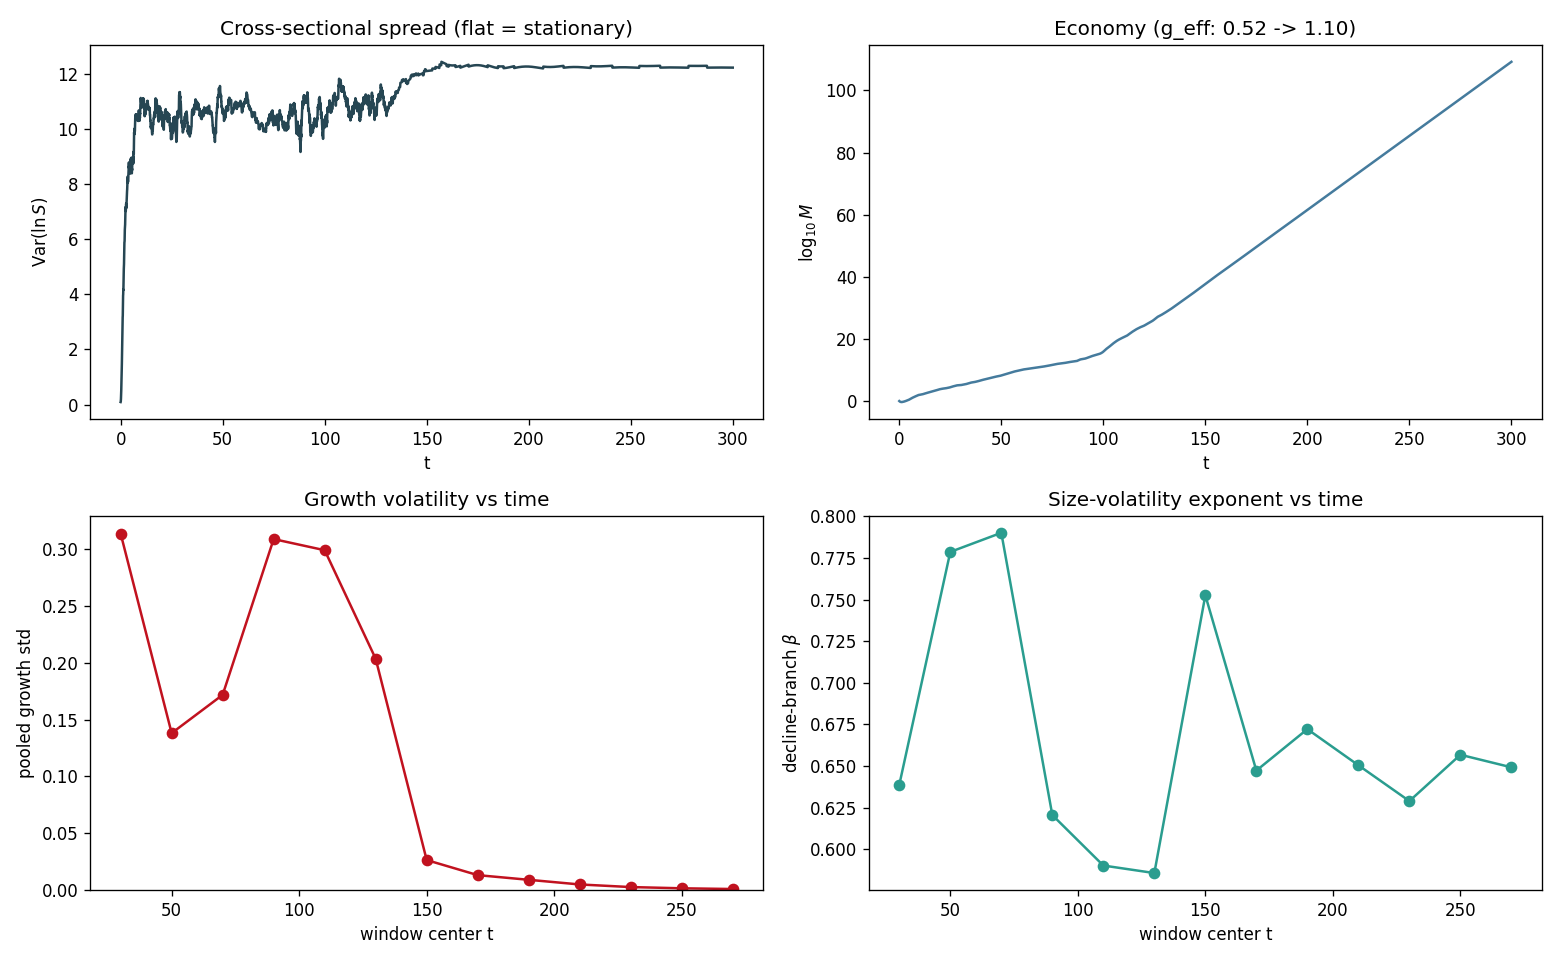

Write the Python code that produced this figure.
"""Long-time run to locate the TRUE burn-in and test genuine stationarity (a short window can make
slow relaxation look stationary). Integrate to t=300 and track, across 20-unit windows:
  - cross-sectional Var(ln S) and pooled growth std  (flat = stationary, drifting = still relaxing)
  - the decline-branch beta + R^2                     (does the size-volatility law stabilise, and where)
  - ln M(t) linearity                                 (is g_eff a true constant -> steady exponential growth)
"""
import sys, os
sys.path.insert(0, os.path.dirname(__file__))
import numpy as np
import matplotlib
matplotlib.use("Agg")
import matplotlib.pyplot as plt
from explore import integrate

MU, SIGMA, LAM = 2.0, 2.0, 1e-3
S, TMAX, DT = 600, 300.0, 6000
SEED = 2024


def decline_beta(W, t, t0, t1, dt=0.5):
    N = W.shape[0]
    surv = np.where(W[:, (t >= t0) & (t <= t1)].min(1) > 1e-6)[0]
    if surv.size < 50:
        return np.nan, np.nan, np.nan, surv.size
    tg = np.arange(t0, t1 + 1e-9, dt)
    lnS = np.array([np.interp(tg, t, np.log(np.maximum(N * W[i], 1e-12))) for i in surv])
    g = np.diff(lnS, axis=1)
    Sbar = np.exp(lnS).mean(1)
    vol = np.sqrt(np.pi / 2) * np.abs(g - g.mean(1, keepdims=True)).mean(1)
    live = (vol > 0) & np.isfinite(vol)
    Sbar, vol, gstd = Sbar[live], vol[live], g[live].ravel().std()
    o = np.argsort(Sbar); P = np.array_split(np.arange(o.size), 18)
    bx = np.array([Sbar[o][p].mean() for p in P]); by = np.array([np.median(vol[o][p]) for p in P])
    m = (bx > 0) & (by > 0); bx, by = bx[m], by[m]
    pk = int(np.argmax(by))
    if by.size - pk < 4:
        return np.nan, np.nan, gstd, surv.size
    x, y = np.log10(bx[pk:]), np.log10(by[pk:])
    c = np.polyfit(x, y, 1); r2 = 1 - np.sum((y - np.polyval(c, x)) ** 2) / np.sum((y - y.mean()) ** 2)
    return float(-c[0]), float(r2), gstd, surv.size


if __name__ == "__main__":
    t, W, lnM, _, _ = integrate(SEED, S, MU, SIGMA, lam=LAM, tmax=TMAX, n_eval=DT)
    N = S
    lnS_all = np.log(np.maximum(N * W, 1e-12)); alive = W > 1e-6
    var_xs = np.array([lnS_all[alive[:, k], k].var() if alive[:, k].sum() > 5 else np.nan for k in range(t.size)])

    wins = [(a, a + 20) for a in range(20, int(TMAX) - 20, 20)]
    print(f"regime mu={MU} sigma={SIGMA} lam={LAM:g}, S={S}, TMAX={TMAX}\n")
    print(f"{'window':>12} {'growth_std':>11} {'Var(lnS)':>9} {'beta_decl':>10} {'R2':>6} {'surv':>6}")
    bs, gstds, centers = [], [], []
    for (a, b) in wins:
        beta, r2, gstd, ns = decline_beta(W, t, a, b)
        vm = np.nanmean(var_xs[(t >= a) & (t <= b)])
        print(f"  [{a:>3},{b:>3}]  {gstd:>11.3f} {vm:>9.2f} {beta:>10.3f} {r2:>6.2f} {ns:>5d}")
        bs.append(beta); gstds.append(gstd); centers.append((a + b) / 2)

    # ln M slope over first vs second half -> is g_eff constant?
    h = t.size // 2
    g1 = np.polyfit(t[:h], lnM[:h], 1)[0]; g2 = np.polyfit(t[h:], lnM[h:], 1)[0]
    print(f"\nln M slope: first half g_eff={g1:.3f}, second half g_eff={g2:.3f}  (equal -> steady exponential)")

    fig, ax = plt.subplots(2, 2, figsize=(13, 8))
    ax[0, 0].plot(t, var_xs, color="#264653"); ax[0, 0].set(xlabel="t", ylabel=r"Var$(\ln S)$", title="Cross-sectional spread (flat = stationary)")
    ax[0, 1].plot(t, lnM / np.log(10), color="#457b9d"); ax[0, 1].set(xlabel="t", ylabel=r"$\log_{10}M$", title=f"Economy (g_eff: {g1:.2f} -> {g2:.2f})")
    ax[1, 0].plot(centers, gstds, "o-", color="#c1121f"); ax[1, 0].set(xlabel="window center t", ylabel="pooled growth std", title="Growth volatility vs time", ylim=(0, None))
    ax[1, 1].plot(centers, bs, "o-", color="#2a9d8f"); ax[1, 1].set(xlabel="window center t", ylabel=r"decline-branch $\beta$", title="Size-volatility exponent vs time")
    plt.tight_layout(); plt.savefig(os.path.join(os.path.dirname(__file__), "long_run.png"), dpi=120)
    print("\nsaved growing_glv/long_run.png")
